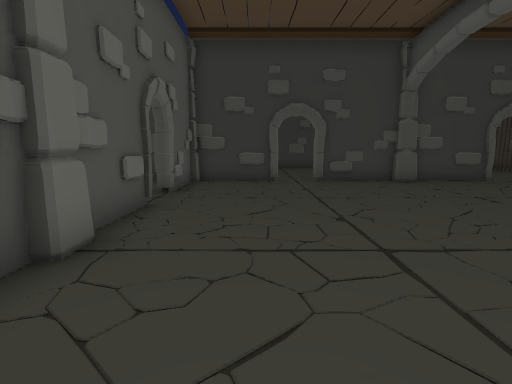
View 1 (above)

23 first-person views from a walk through a 3-D level made in the Unity game engine. The camera is 1.2 m above the floor, tilts 8° down and sees 80° across. Doors are open. The floor is counted in squares, 1 m on a side. Each view is taken from the middle of a square. On the plan, view 1 faces up. The plan holds only what a view shows up to about 13 squares ahead; the rest is blank. The place goes on beyond the plan. The player is left out. Some surface patterns are stand-ins.

View 2
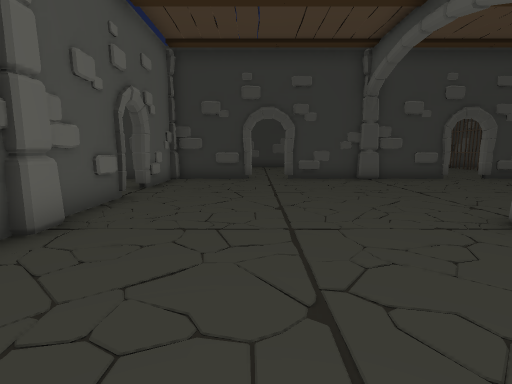

View 3
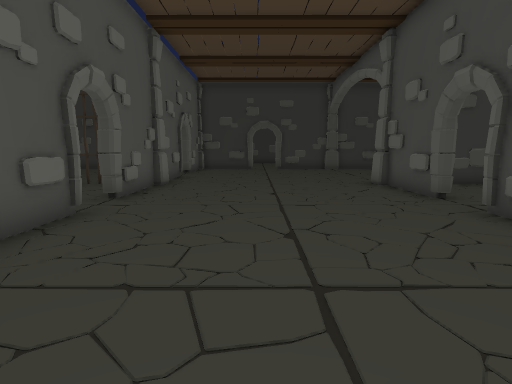

View 4
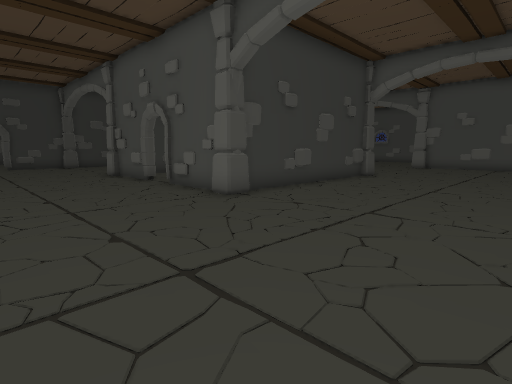

View 5
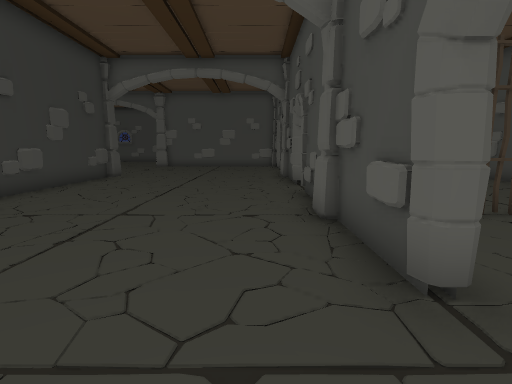

View 6
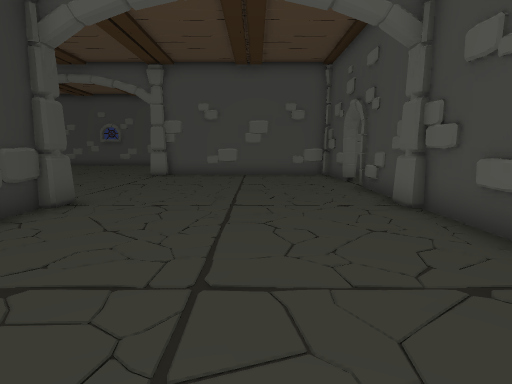

View 7
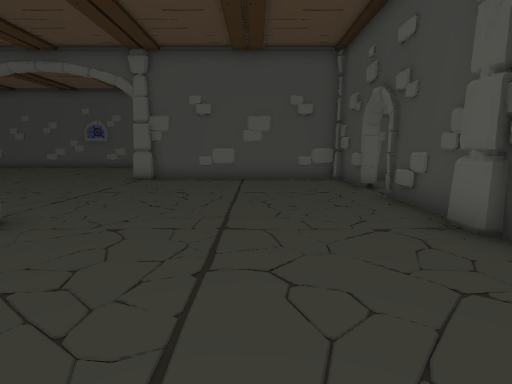

View 8
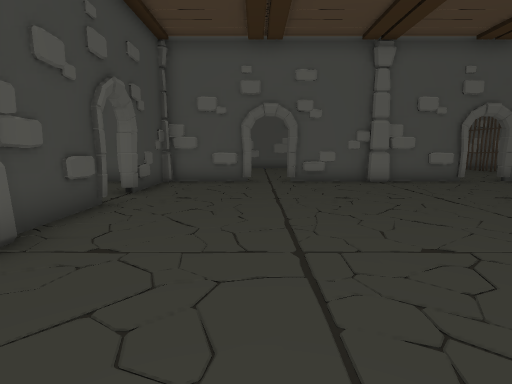

View 9
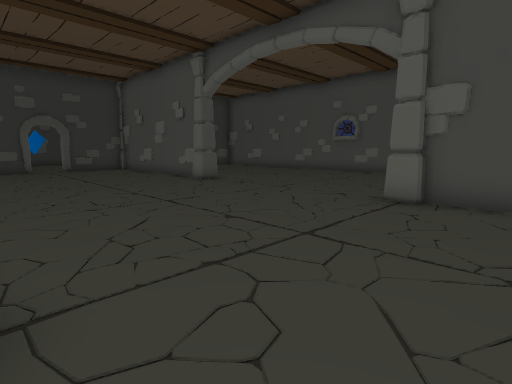

View 10
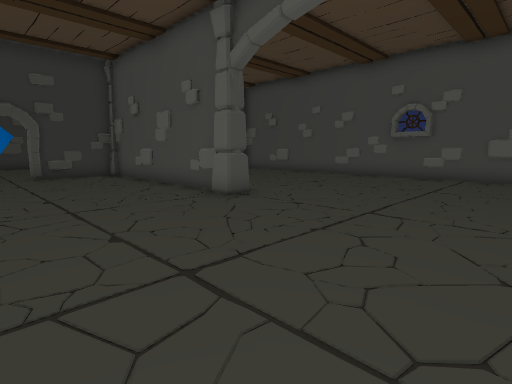

View 11
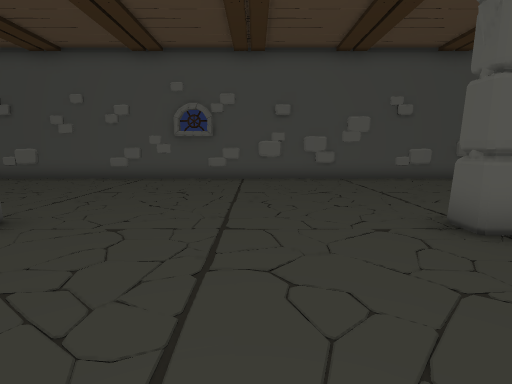

View 12
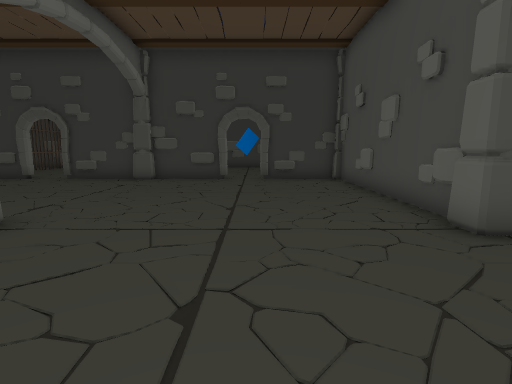

View 13
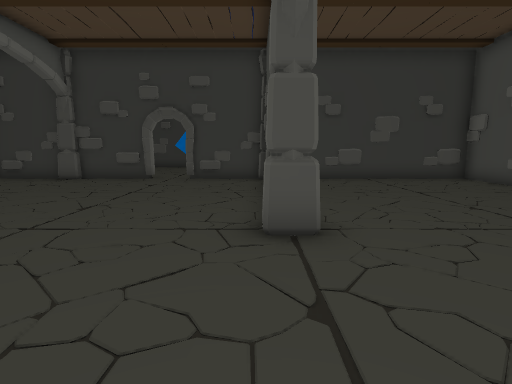

View 14
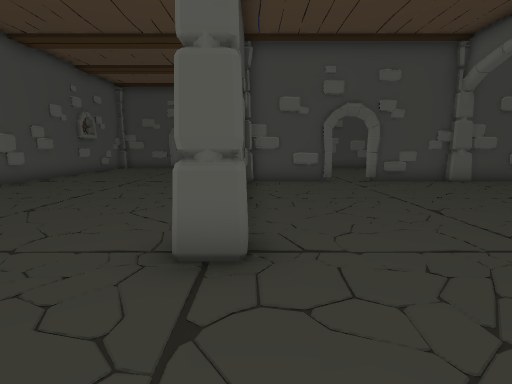

View 15
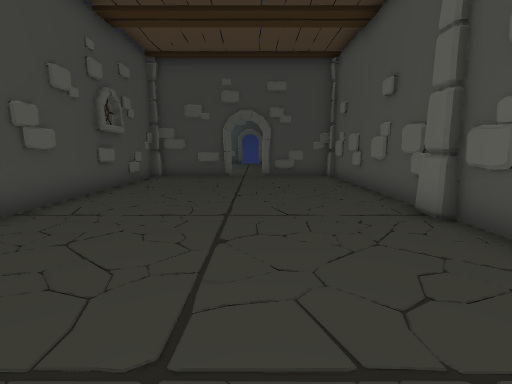

View 16
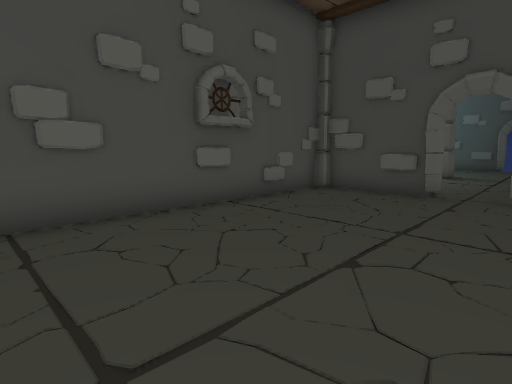

View 17
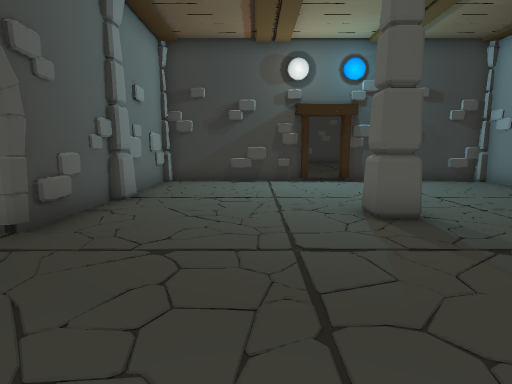

View 18
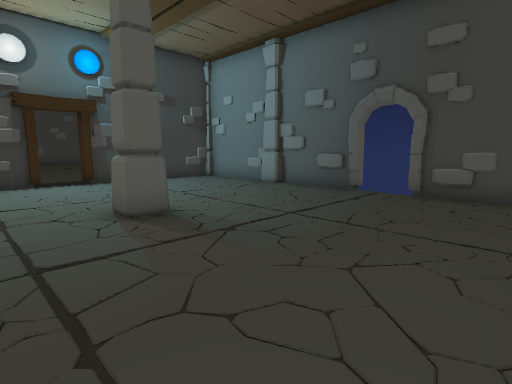

View 19
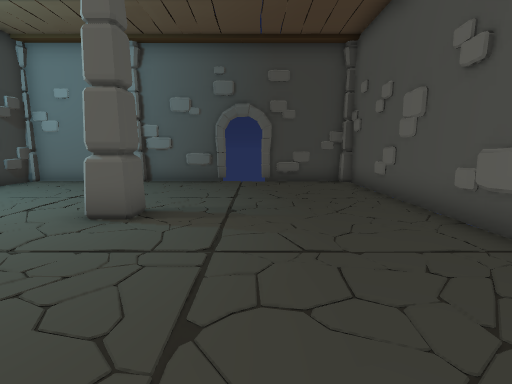

View 20
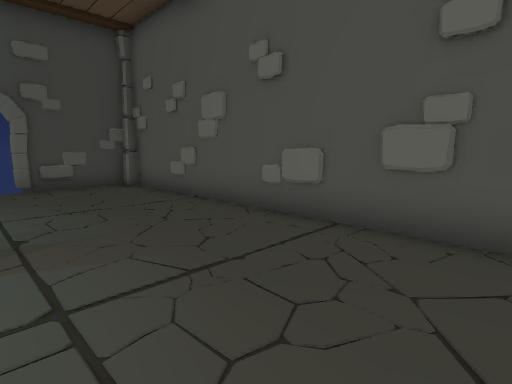

View 21
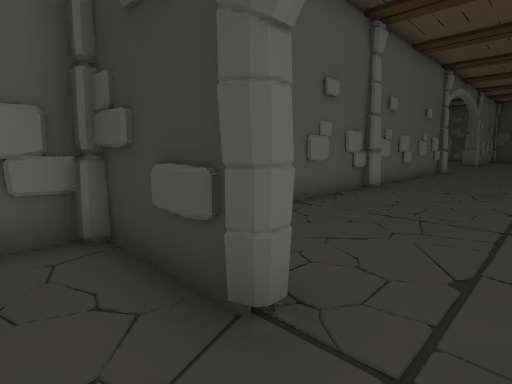

View 22
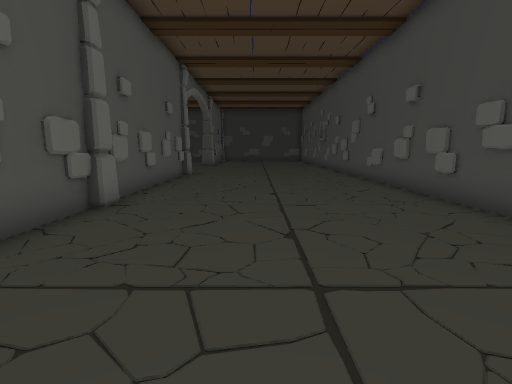

View 23
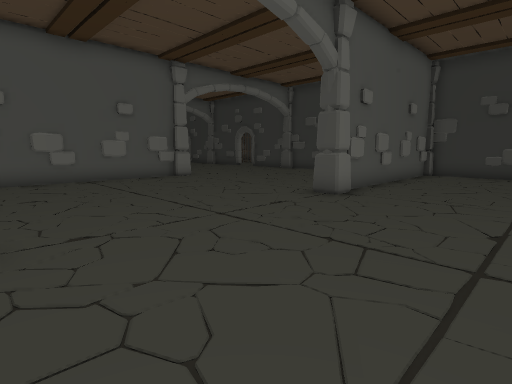

### Floor plan
Points are (right, up) in squares from view 1. A wall is a line through its corners. A room is listed if a view was taken in it or the views show most of it. See-through windows are left out.
Room 1 (views 1, 2, 3, 4, 5, 6, 7, 8, 9, 10, 11, 12, 13, 14, 15, 16, 19, 22, 23)
walls: (12.5, -4.6) (5.9, -4.6); (13.6, 2.3) (13.6, -3); (21.5, -6) (21.5, -11.6); (21.7, -5.7) (21.7, -11.6); (21.4, 3.9) (21.2, 4.9); (21.4, 3.9) (21.4, 11.4) (18.4, 11.4); (5.4, -3.6) (5.4, -1.4); (5.4, 0.6) (5.4, 3.2); (14.4, -12.4) (16.6, -12.4); (18.4, -12.4) (20.6, -12.4); (21.6, -10.9) (21.7, -11.4); (10.9, -12.4) (12.6, -12.4); (21.4, -11.5) (21.4, -4.8); (21.5, -13.6) (21.5, -19.4); (6.6, -12.4) (8.5, -12.4); (21.7, -13.6) (21.7, -19.4); (16.6, 11.4) (13.8, 11.4); (13.3, 11.4) (10.4, 11.4); (21.5, 10.1) (21.5, 4.2); (21.7, 10.4) (21.7, 4.1); (8.6, 11.4) (5.8, 11.4); (2.4, -12.4) (4.6, -12.4); (5.3, 11.4) (2.5, 11.4); (-2.4, -1.4) (-2.4, -3.6); (-2.4, -5.5) (-2.4, -7.5); (-2.4, -9.4) (-2.4, -11.5); (-2.4, 6.6) (-2.4, 0.7); (0.6, 11.4) (-2.2, 11.4); (-2.2, -12.4) (0.3, -12.4); (26.4, -20.4) (28.5, -20.4); (-2.4, 11.1) (-2.4, 8.7); (29.5, -19.5) (29.5, 11.4) (22.8, 11.4)
low walls: (26.6, -20.7) (26.6, -20.2)
ways out: opening at (25, -21) to room 2; open door at (17.5, 11); gap at (-3, -8.5); gap at (-3, -0.5); gap at (-3, 7.5); gap at (2, -13); gap at (10, -13); gap at (18, -13)
objects: pillar (-3, -13); pillar (-2, -4); pillar (-2, 4); pillar (5, -13); pillar (5, -5); other object (5, -4); pillar (5, 4); pillar (5, 11); pillar (13, -13) to (14, -12); other object (13, -5); pillar (13, 11) to (14, 11); pillar (14, -6); other object (14, -5); other object (14, 3); other object (14, 4); pillar (21, -21); other object (21, -20); other object (21, -13); other object (21, -12); pillar (21, -4); pillar (21, 3) to (22, 3); pillar (22, -13); pillar (22, 12); other object (29, -20); pillar (30, -20)
Room 2 (views 17, 18, 20, 21)
walls: (26.4, -32.4) (33.3, -32.4) (33.3, -27.2); (21.5, -24.9) (21.7, -25.9); (33.3, -26) (33.3, -21.5); (28.5, -20.6) (26.4, -20.6); (21.5, -22.9) (21.6, -23.4); (24.4, -20.6) (22.5, -20.6); (21.8, -32.4) (24.5, -32.4); (21.5, -21.5) (21.5, -31.5); (32.4, -20.6) (30.4, -20.6)
ways out: opening at (25, -21) to room 1; open door at (25.5, -32.5); open door at (33.3, -26.7)
objects: pillar (21, -33) to (21, -32); pillar (27, -27) to (28, -26); other object (29, -32); pillar (30, -33); pillar (33, -21) to (34, -20)

Positions as (right, up) in squares from view 1, and headings:
1: (0, 0), facing up
2: (1, -1), facing up
3: (1, -7), facing up
4: (0, -11), facing up-right
5: (0, -11), facing right
6: (7, -9), facing right
7: (9, -9), facing right
8: (9, -9), facing left
9: (14, -7), facing up-right
10: (16, -3), facing up-right
11: (17, -1), facing right
12: (18, -1), facing up
13: (21, -1), facing up
14: (21, -1), facing down
15: (25, -7), facing down
16: (24, -12), facing down-right
17: (22, -24), facing right
18: (22, -24), facing down-right
19: (25, -21), facing down
20: (26, -22), facing down-left
21: (26, -22), facing up-left
22: (25, -19), facing up
23: (26, -4), facing up-left
